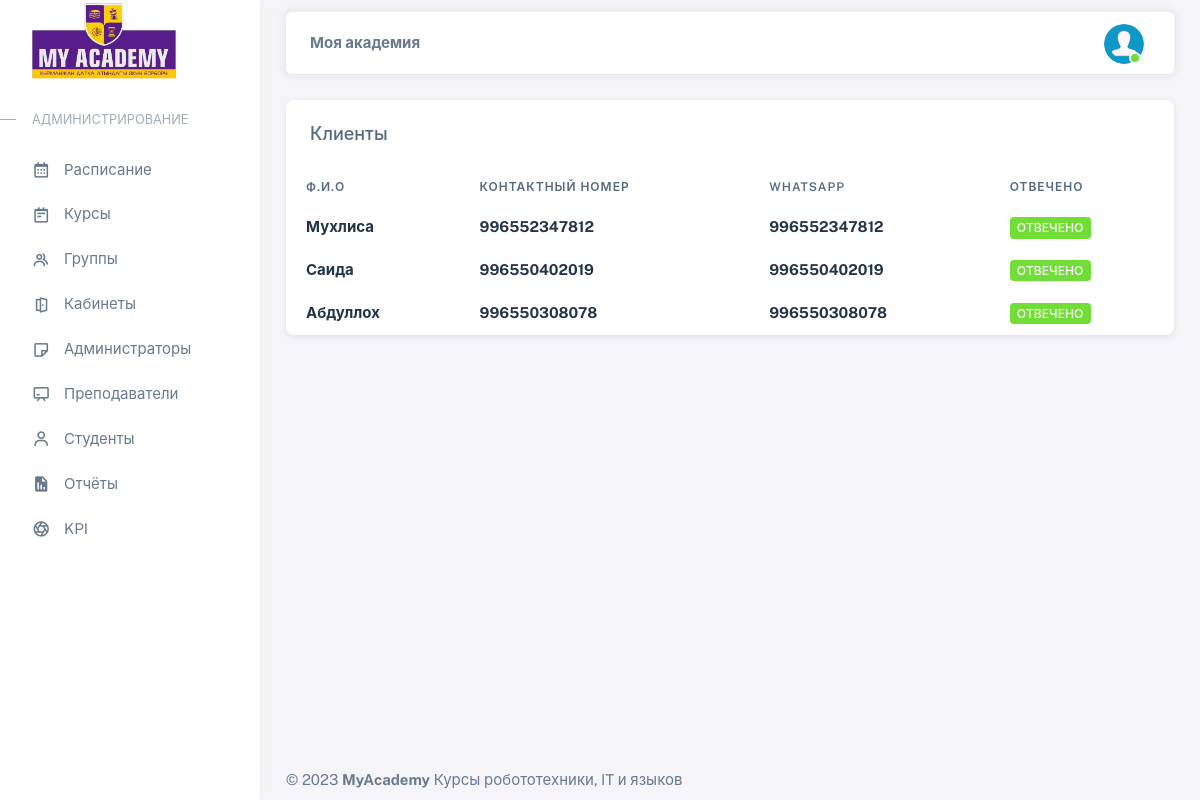
The app's page /support-list/ (signed in) with its own data.
### apps/dashboard/models.py (models this page shows, shortened)
class Support(models.Model):
    name = models.CharField(max_length=20)
    phone = models.IntegerField()
    whatsapp = models.IntegerField()
    is_called = models.BooleanField(default=False)

### apps/dashboard/views.py (the view)
# urls.py: path('support-list/', support_list, name='support-list'),
def support_list(request):
    supports = Support.objects.all().order_by('-id')
    if request.method == 'POST':
        support_id = request.POST.get('support_id')
        support = Support.objects.get(id=support_id)
        support.is_called = True
        support.save()
        return redirect('support-list')
    context = {
        'supports': supports
    }
    return render(request, 'dashboard/support_list.html', context)

### templates/dashboard/support_list.html (shortened to what this page needs)
{% extends 'base.html' %}
{% load static %}
{% block content %}
<div class="content-wrapper">
  <div class="container-xxl flex-grow-1 container-p-y">
    <div class="card">
      <h5 class="card-header">Клиенты</h5>
      <div class="table-responsive text-nowrap">
        <table class="table table-borderless">
          <thead>
            <tr class="border-b">
              <th scope="row">Ф.И.О</th>
              <th>Контактный номер</th>
              <th>Whatsapp</th>
              <th>Отвечено</th>
            </tr>
          </thead>
          <tbody>
            {% for support in supports %}
            <tr>
              <td>
                <div class="d-flex align-items-center gap-3">
                    <span class="d-block"><strong class="text-dark">{{ support.name }}</strong></span>
                </div>
              </td>
              <td>
                <div class="d-flex align-items-center gap-3">
                    <span class="d-block"><strong class="text-dark">{{ support.phone }}</strong></span>
                </div>
              </td>
              <td>
                <div class="d-flex align-items-center gap-3">
                    <span class="d-block"><strong class="text-dark">{{ support.whatsapp }}</strong></span>
                </div>
              </td>
              <td>
                <div class="d-flex align-items-center gap-3">
                    {% if support.is_called %}
                    <span class="badge bg-success">Отвечено</span>
                    {% else %}
                    <form action="" method="post">
                        {% csrf_token %}
                        <input type="hidden" name="support_id" value="{{ support.id }}">
                        <button class="btn btn-success btn-sm" type="submit">Ответить</button>
                    </form>
                    {% endif %}
                </div>
              </td>
            </tr>
            {% endfor %}
          </tbody>
        </table>
      </div>
    </div>
  </div>
  {% include 'includes/footer.html' %}
</div>
{% endblock %}

### templates/base.html (style rules this page uses)
.content-wrapper { padding-bottom: 0px !important; }

### records on screen
Support: name "Мухлиса", phone "996552347812", whatsapp "996552347812", is_called "ОТВЕЧЕНО"
Support: name "Саида", phone "996550402019", whatsapp "996550402019", is_called "ОТВЕЧЕНО"
Support: name "Абдуллох", phone "996550308078", whatsapp "996550308078", is_called "ОТВЕЧЕНО"
